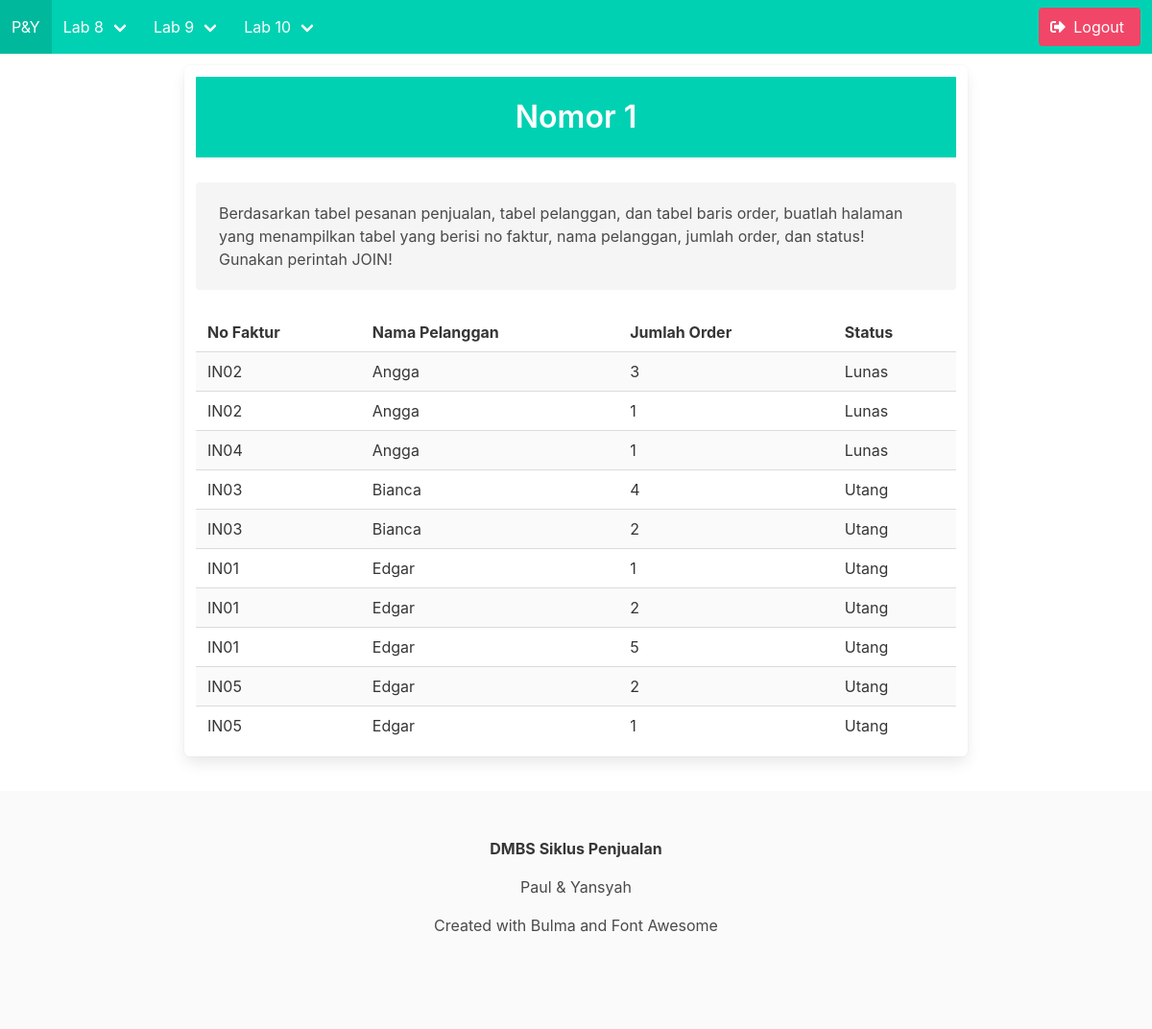
The app's page /menampilkan-no1.php with its own data.
### tables this page shows
CREATE TABLE `pesanan_penjualan` (
  `no_faktur` varchar(5) NOT NULL,
  `tanggal` date DEFAULT NULL,
  `ID_pelanggan` varchar(5) NOT NULL
);

CREATE TABLE `pelanggan` (
  `ID_pelanggan` varchar(5) NOT NULL,
  `nama_pelanggan` varchar(45) DEFAULT NULL,
  `alamat` varchar(45) DEFAULT NULL,
  `kota` varchar(45) DEFAULT NULL,
  `no_hp` varchar(45) DEFAULT NULL,
  `status` varchar(45) DEFAULT NULL
);

CREATE TABLE `baris_order` (
  `kode_barang` varchar(5) NOT NULL,
  `no_faktur` varchar(5) NOT NULL,
  `jumlah_order` varchar(45) DEFAULT NULL
);

### menampilkan-no1.php (the view)
<?php
    include 'connect.php';
    $title="Nomor 1";
    include 'head.php';
?>
<div class="columns is-centered is-fullheight">
    <div class="column is-8 box">
        <div class="has-background-primary has-text-centered">
            <br>
            <h1 class="title has-text-white"><?=$title?></h1>
            <hr>
        </div>
        <div class="notification">
            Berdasarkan tabel pesanan penjualan, tabel pelanggan, dan tabel baris order, buatlah halaman yang menampilkan tabel yang berisi no faktur, nama pelanggan, jumlah order, dan status! Gunakan perintah JOIN!
        </div>
        <table class="table is-striped is-fullwidth">
            <tr>
                <th>No Faktur</th>
                <th>Nama Pelanggan</th>
                <th>Jumlah Order</th>
                <th>Status</th>
            </tr>
            <?php
                $data=mysqli_query($dbconnect, "SELECT `pesanan_penjualan`.`no_faktur`, `pelanggan`.`nama_pelanggan`, `baris_order`.`jumlah_order`, `pelanggan`.`status` FROM `pesanan_penjualan` INNER JOIN `baris_order` ON `pesanan_penjualan`.`no_faktur` = `baris_order`.`no_faktur` INNER JOIN `pelanggan` ON `pesanan_penjualan`.`ID_pelanggan` = `pelanggan`.`ID_pelanggan` ");
                while($row=mysqli_fetch_array($data)){
            ?>
            <tr>
                <td><?= $row['no_faktur']?></td>
                <td><?= $row['nama_pelanggan']?></td>
                <td><?= $row['jumlah_order']?></td>
                <td><?= $row['status']?></td>
            </tr><?php }?>
        </table>
    </div>
</div>
<?php include 'footer.php'; ?>

### head.php (shortened to what this page needs)
<!DOCTYPE html>
<html>
<head>
    <link rel="stylesheet" href="bulma.min.css">
</head>
<body>
<nav class="navbar is-primary" role="navigation" aria-label="main navigation" id="navbar">
    <div class="navbar-brand">
        <a class="navbar-item" href="#">
            <h2>P&Y</h2>
        </a>
    </div>
    <div id="navbarBasicExample" class="navbar-menu">
        <div class="navbar-start">
            <div class="navbar-item has-dropdown is-hoverable">
            <a class="navbar-link">
                Lab 8
            </a>
            </div>
        </div>
        <div id="navbarBasicExample" class="navbar-menu">
        <div class="navbar-start">
            <div class="navbar-item has-dropdown is-hoverable">
            <a class="navbar-link">
                Lab 9
            </a>
            </div>
        </div>
        <div id="navbarBasicExample" class="navbar-menu">
        <div class="navbar-start">
            <div class="navbar-item has-dropdown is-hoverable">
            <a class="navbar-link">
                Lab 10
            </a>
            </div>
        </div>
    <div class="navbar-end">
        <div class="navbar-item">
            <p class="control">
                <a class="button is-danger" href="log.php?op=out">
                  <span class="icon">
                    <i class="fas fa-sign-out-alt"></i>
                </span>
                <span>Logout</span>
                </a>
            </p>
        </div>
    </div>
</div>
</nav>
<br id="br-head">

### footer.php
<br>
<footer class="footer">
  <div class="content has-text-centered">
    <p>
      <strong>DMBS Siklus Penjualan</strong>
    </p>
    <p>Paul & Yansyah</p>
    <p>Created with Bulma and Font Awesome</p>
  </div>
</footer>
</body>
</html>

### records on screen
pesanan_penjualan: no_faktur "IN02", ID_pelanggan.nama_pelanggan "Angga", baris_order.jumlah_order "3", ID_pelanggan.status "Lunas", baris_order.jumlah_order "1"
pesanan_penjualan: no_faktur "IN04", ID_pelanggan.nama_pelanggan "Angga", baris_order.jumlah_order "1", ID_pelanggan.status "Lunas"
pesanan_penjualan: no_faktur "IN03", ID_pelanggan.nama_pelanggan "Bianca", baris_order.jumlah_order "4", ID_pelanggan.status "Utang", baris_order.jumlah_order "2"
pesanan_penjualan: no_faktur "IN01", ID_pelanggan.nama_pelanggan "Edgar", baris_order.jumlah_order "1", ID_pelanggan.status "Utang", baris_order.jumlah_order "2", baris_order.jumlah_order "5"
pesanan_penjualan: no_faktur "IN05", ID_pelanggan.nama_pelanggan "Edgar", baris_order.jumlah_order "2", ID_pelanggan.status "Utang", baris_order.jumlah_order "1"

### other values on screen
$title "Nomor 1"
